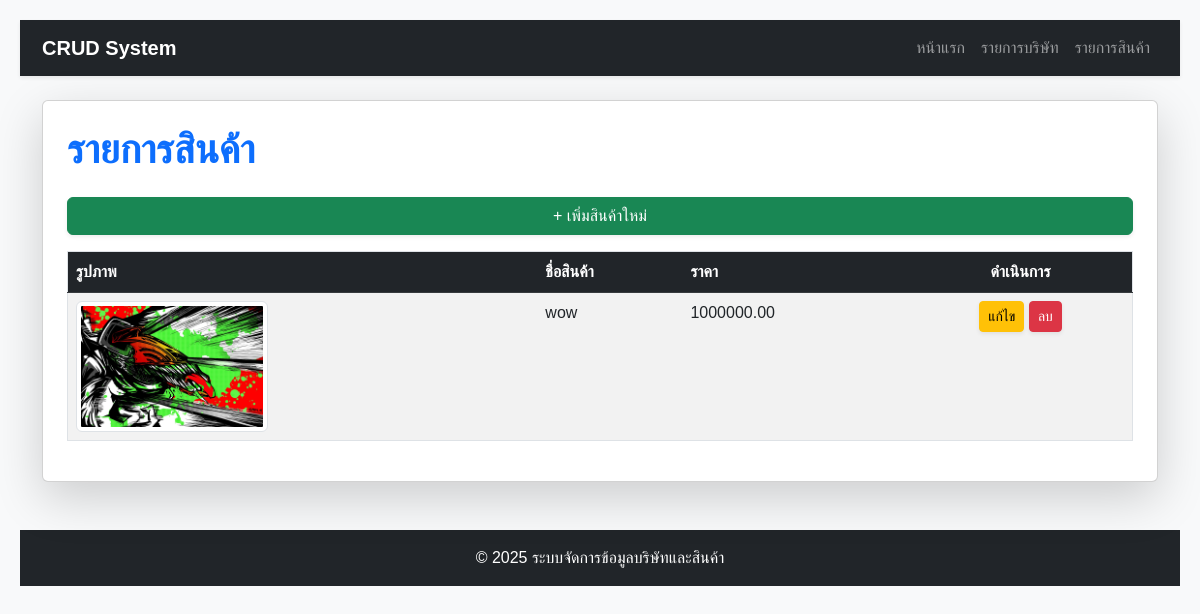
Before: /products/ with the older database file.
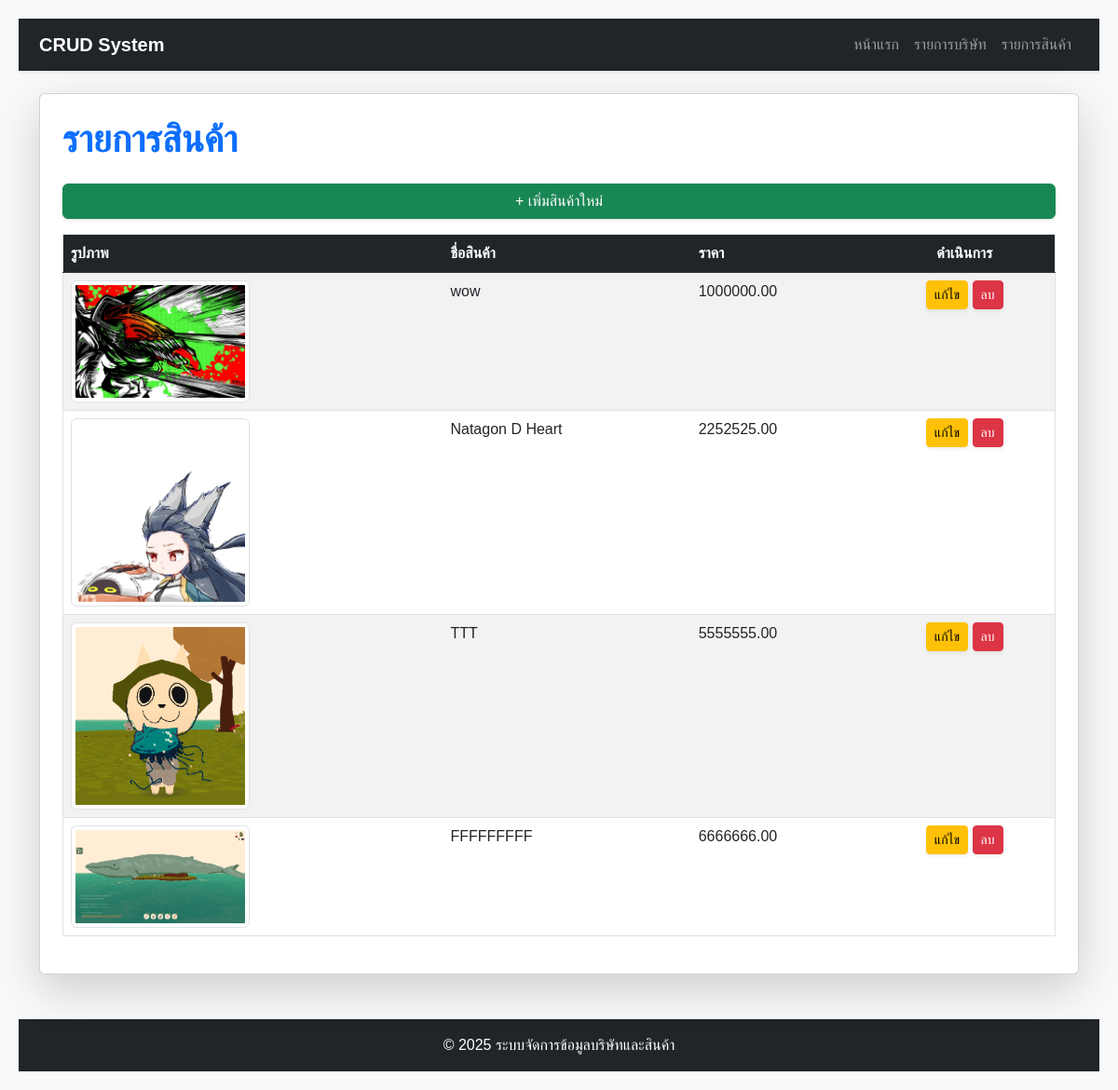
After: the same page with the newer database file.
### crud_app/models.py (models this page shows, shortened)
class Product(models.Model):
  name = models.CharField(max_length=100)
  price = models.DecimalField(max_digits=10, decimal_places=2)
  company = models.ForeignKey(Company, on_delete=models.CASCADE, related_name='products')
  image = models.ImageField(upload_to='product_images/', null=True, blank=True)

### crud_app/views.py (the view)
# urls.py: path('products/', views.product_list, name='product_list'),
def product_list(request):
  products = Product.objects.select_related('company').all()
  return render(request, 'crud_app/product_list.html', {'products': products})

### templates/crud_app/product_list.html (shortened to what this page needs)
{% extends 'crud_app/base.html' %}
{% block content %}
<div class="card shadow-lg p-4">
  <h1 class="mb-4 text-primary fw-bold">รายการสินค้า</h1>
  <a href="{% url 'product_create' %}" class="btn btn-success mb-3 shadow-sm">+ เพิ่มสินค้าใหม่</a>
  <div class="table-responsive">
    <table class="table table-striped table-hover border">
      <thead class="table-dark">
        <tr>
          <th>รูปภาพ</th>
          <th>ชื่อสินค้า</th>
          <th>ราคา</th>
          <th class="text-center">ดำเนินการ</th>
        </tr>
      </thead>
      <tbody>
        {% for product in products %}
        <tr>
          <td>
            <img src="{{ product.image.url }}" alt="{{ product.name }}" class="img-thumbnail" style="max-width: 12rem;">
          </td>
          <td>{{ product.name }}</td>
          <td>{{ product.price }}</td>
          <td class="text-center">
            <a href="{% url 'product_update' product.pk %}" class="btn btn-warning btn-sm shadow-sm">แก้ไข</a>
            <a href="{% url 'product_delete' product.pk %}" class="btn btn-danger btn-sm shadow-sm">ลบ</a>
          </td>
        </tr>
        {% empty %}
        <tr>
          <td colspan="5" class="text-center text-muted">ไม่มีข้อมูลสินค้า</td>
        </tr>
        {% endfor %}
      </tbody>
    </table>
  </div>
</div>
{% endblock %}

### templates/crud_app/base.html (shortened to what this page needs)
<!DOCTYPE html>
<html lang="en">
  <head>
    {% load static %}
    <link href="https://cdn.jsdelivr.net/npm/bootstrap@5.3.0/dist/css/bootstrap.min.css" rel="stylesheet" />
    <link rel="stylesheet" type="text/css" href="{% static 'css/style.css' %}" />
  </head>
  <body class="bg-light">
    <nav class="navbar navbar-expand-lg navbar-dark bg-dark shadow-sm">
      <div class="container">
        <a class="navbar-brand fw-bold" href="{% url 'home' %}">CRUD System</a>
        <div class="collapse navbar-collapse" id="navbarNav">
          <ul class="navbar-nav ms-auto">
            <li class="nav-item">
              <a class="nav-link" href="{% url 'home' %}">หน้าแรก</a>
            </li>
            <li class="nav-item">
              <a class="nav-link" href="{% url 'company_list' %}">รายการบริษัท</a>
            </li>
            <li class="nav-item">
              <a class="nav-link" href="{% url 'product_list' %}">รายการสินค้า</a>
            </li>
          </ul>
        </div>
      </div>
    </nav>
    <div class="container mt-4">
      {% block content %}{% endblock %}
    </div>
    <footer class="bg-dark text-white text-center py-3 mt-5">
      <p class="mb-0">&copy; 2025 ระบบจัดการข้อมูลบริษัทและสินค้า</p>
    </footer>
  </body>
</html>

### crud_app/static/css/style.css (style rules this page uses)
body { font-family: Arial, sans-serif; background-color: #ff0000; margin: 0; padding: 20px; }

Changed rows visible on the page:
added Product: image (picture), name "Natagon D Heart", price "2252525.00"
added Product: image (picture), name "TTT", price "5555555.00"
added Product: image (picture), name "FFFFFFFFF", price "6666666.00"
